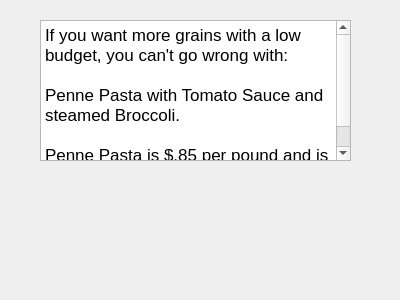
<?xml version="1.0" encoding="UTF-8"?>
<ui version="4.0">
 <class>grainbudget</class>
 <widget class="QDialog" name="grainbudget">
  <property name="geometry">
   <rect>
    <x>0</x>
    <y>0</y>
    <width>400</width>
    <height>300</height>
   </rect>
  </property>
  <property name="windowTitle">
   <string>Dialog</string>
  </property>
  <widget class="QTextBrowser" name="textBrowser">
   <property name="geometry">
    <rect>
     <x>40</x>
     <y>20</y>
     <width>311</width>
     <height>141</height>
    </rect>
   </property>
   <property name="html">
    <string>&lt;!DOCTYPE HTML PUBLIC &quot;-//W3C//DTD HTML 4.0//EN&quot; &quot;http://www.w3.org/TR/REC-html40/strict.dtd&quot;&gt;
&lt;html&gt;&lt;head&gt;&lt;meta name=&quot;qrichtext&quot; content=&quot;1&quot; /&gt;&lt;meta charset=&quot;utf-8&quot; /&gt;&lt;style type=&quot;text/css&quot;&gt;
p, li { white-space: pre-wrap; }
hr { height: 1px; border-width: 0; }
li.unchecked::marker { content: &quot;\2610&quot;; }
li.checked::marker { content: &quot;\2612&quot;; }
&lt;/style&gt;&lt;/head&gt;&lt;body style=&quot; font-family:'.AppleSystemUIFont'; font-size:13pt; font-weight:400; font-style:normal;&quot;&gt;
&lt;p style=&quot; margin-top:0px; margin-bottom:0px; margin-left:0px; margin-right:0px; -qt-block-indent:0; text-indent:0px;&quot;&gt;If you want more grains with a low budget, you can't go wrong with: &lt;/p&gt;
&lt;p style=&quot;-qt-paragraph-type:empty; margin-top:0px; margin-bottom:0px; margin-left:0px; margin-right:0px; -qt-block-indent:0; text-indent:0px;&quot;&gt;&lt;br /&gt;&lt;/p&gt;
&lt;p style=&quot; margin-top:0px; margin-bottom:0px; margin-left:0px; margin-right:0px; -qt-block-indent:0; text-indent:0px;&quot;&gt;Penne Pasta with Tomato Sauce and steamed Broccoli.  &lt;/p&gt;
&lt;p style=&quot;-qt-paragraph-type:empty; margin-top:0px; margin-bottom:0px; margin-left:0px; margin-right:0px; -qt-block-indent:0; text-indent:0px;&quot;&gt;&lt;br /&gt;&lt;/p&gt;
&lt;p style=&quot; margin-top:0px; margin-bottom:0px; margin-left:0px; margin-right:0px; -qt-block-indent:0; text-indent:0px;&quot;&gt;Penne Pasta is $.85 per pound and is the cheapest grain item this week. &lt;/p&gt;&lt;/body&gt;&lt;/html&gt;</string>
   </property>
  </widget>
 </widget>
 <resources/>
 <connections/>
</ui>
